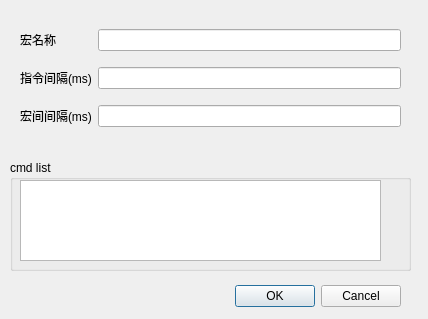
<?xml version="1.0" encoding="UTF-8"?>
<ui version="4.0">
 <class>Dialog_config_recFlow</class>
 <widget class="QDialog" name="Dialog_config_recFlow">
  <property name="geometry">
   <rect>
    <x>0</x>
    <y>0</y>
    <width>428</width>
    <height>319</height>
   </rect>
  </property>
  <property name="windowTitle">
   <string>Dialog</string>
  </property>
  <widget class="QDialogButtonBox" name="buttonBox">
   <property name="geometry">
    <rect>
     <x>60</x>
     <y>280</y>
     <width>341</width>
     <height>32</height>
    </rect>
   </property>
   <property name="orientation">
    <enum>Qt::Horizontal</enum>
   </property>
   <property name="standardButtons">
    <set>QDialogButtonBox::Cancel|QDialogButtonBox::Ok</set>
   </property>
  </widget>
  <widget class="QWidget" name="gridLayoutWidget">
   <property name="geometry">
    <rect>
     <x>20</x>
     <y>19</y>
     <width>381</width>
     <height>121</height>
    </rect>
   </property>
   <layout class="QGridLayout" name="gridLayout">
    <item row="0" column="1">
     <widget class="QLineEdit" name="lineEdit_microName">
      <property name="toolTip">
       <string>&lt;html&gt;&lt;head/&gt;&lt;body&gt;&lt;p&gt;这组命令的名称&lt;/p&gt;&lt;/body&gt;&lt;/html&gt;</string>
      </property>
     </widget>
    </item>
    <item row="0" column="0">
     <widget class="QLabel" name="label">
      <property name="text">
       <string>宏名称</string>
      </property>
     </widget>
    </item>
    <item row="1" column="0">
     <widget class="QLabel" name="label_2">
      <property name="text">
       <string>指令间隔(ms)</string>
      </property>
     </widget>
    </item>
    <item row="1" column="1">
     <widget class="QLineEdit" name="lineEdit_cmdInterval">
      <property name="toolTip">
       <string>&lt;html&gt;&lt;head/&gt;&lt;body&gt;&lt;p&gt;这组命令中，cmd1 与 cmd2之间执行间隔&lt;/p&gt;&lt;/body&gt;&lt;/html&gt;</string>
      </property>
     </widget>
    </item>
    <item row="2" column="0">
     <widget class="QLabel" name="label_3">
      <property name="text">
       <string>宏间间隔(ms)</string>
      </property>
     </widget>
    </item>
    <item row="2" column="1">
     <widget class="QLineEdit" name="lineEdit_microInterval">
      <property name="toolTip">
       <string>&lt;html&gt;&lt;head/&gt;&lt;body&gt;&lt;p&gt;每组命令执行的时间间隔。&lt;/p&gt;&lt;/body&gt;&lt;/html&gt;</string>
      </property>
     </widget>
    </item>
   </layout>
  </widget>
  <widget class="QGroupBox" name="groupBox">
   <property name="geometry">
    <rect>
     <x>10</x>
     <y>160</y>
     <width>401</width>
     <height>111</height>
    </rect>
   </property>
   <property name="title">
    <string>cmd list</string>
   </property>
   <widget class="QPlainTextEdit" name="plainTextEdit_microCmdList">
    <property name="geometry">
     <rect>
      <x>10</x>
      <y>20</y>
      <width>361</width>
      <height>81</height>
     </rect>
    </property>
   </widget>
  </widget>
 </widget>
 <resources/>
 <connections>
  <connection>
   <sender>buttonBox</sender>
   <signal>accepted()</signal>
   <receiver>Dialog_config_recFlow</receiver>
   <slot>accept()</slot>
   <hints>
    <hint type="sourcelabel">
     <x>248</x>
     <y>254</y>
    </hint>
    <hint type="destinationlabel">
     <x>157</x>
     <y>274</y>
    </hint>
   </hints>
  </connection>
  <connection>
   <sender>buttonBox</sender>
   <signal>rejected()</signal>
   <receiver>Dialog_config_recFlow</receiver>
   <slot>reject()</slot>
   <hints>
    <hint type="sourcelabel">
     <x>316</x>
     <y>260</y>
    </hint>
    <hint type="destinationlabel">
     <x>286</x>
     <y>274</y>
    </hint>
   </hints>
  </connection>
 </connections>
</ui>
